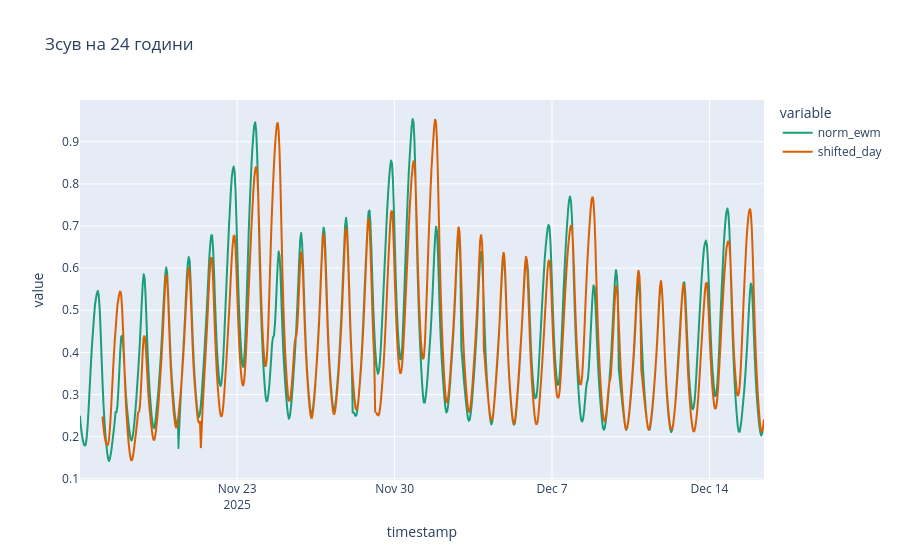

Notebook code for this chart:
### Markdown cell above
## Автокореляція з різними зсувами

### Code cell
#month_df.insert(1, 'shifted_day', month_df['norm_ewm'].shift(periods=24))

fig = px.line(
    data_frame=month_df,
    x='timestamp',
    y=['norm_ewm', 'shifted_day'],
    title='Зсув на 24 години',
    color_discrete_sequence=px.colors.qualitative.Dark2,
)
fig.show()

### Figure 1 — Plotly figure (JSON) as saved in the notebook; plotly's stock layout.template omitted (floating-point values rounded to 4 significant figures; data arrays with more than 128 entries replaced by an {"elided": "..."} marker saying what was removed)
{"data": [{"hovertemplate": "variable=norm_ewm<br>timestamp=%{x}<br>value=%{y}<extra></extra>", "legendgroup": "norm_ewm", "line": {"color": "rgb(27,158,119)", "dash": "solid"}, "marker": {"symbol": "circle"}, "mode": "lines", "name": "norm_ewm", "showlegend": true, "type": "scattergl", "x": {"elided": "731 str values"}, "xaxis": "x", "y": {"elided": "731 float values"}, "yaxis": "y"}, {"hovertemplate": "variable=shifted_day<br>timestamp=%{x}<br>value=%{y}<extra></extra>", "legendgroup": "shifted_day", "line": {"color": "rgb(217,95,2)", "dash": "solid"}, "marker": {"symbol": "circle"}, "mode": "lines", "name": "shifted_day", "showlegend": true, "type": "scattergl", "x": {"elided": "731 str values"}, "xaxis": "x", "y": {"elided": "731 float values"}, "yaxis": "y"}], "layout": {"legend": {"title": {"text": "variable"}, "tracegroupgap": 0}, "title": {"text": "Зсув на 24 години"}, "xaxis": {"anchor": "y", "domain": [0, 1], "title": {"text": "timestamp"}}, "yaxis": {"anchor": "x", "domain": [0, 1], "title": {"text": "value"}}}}
